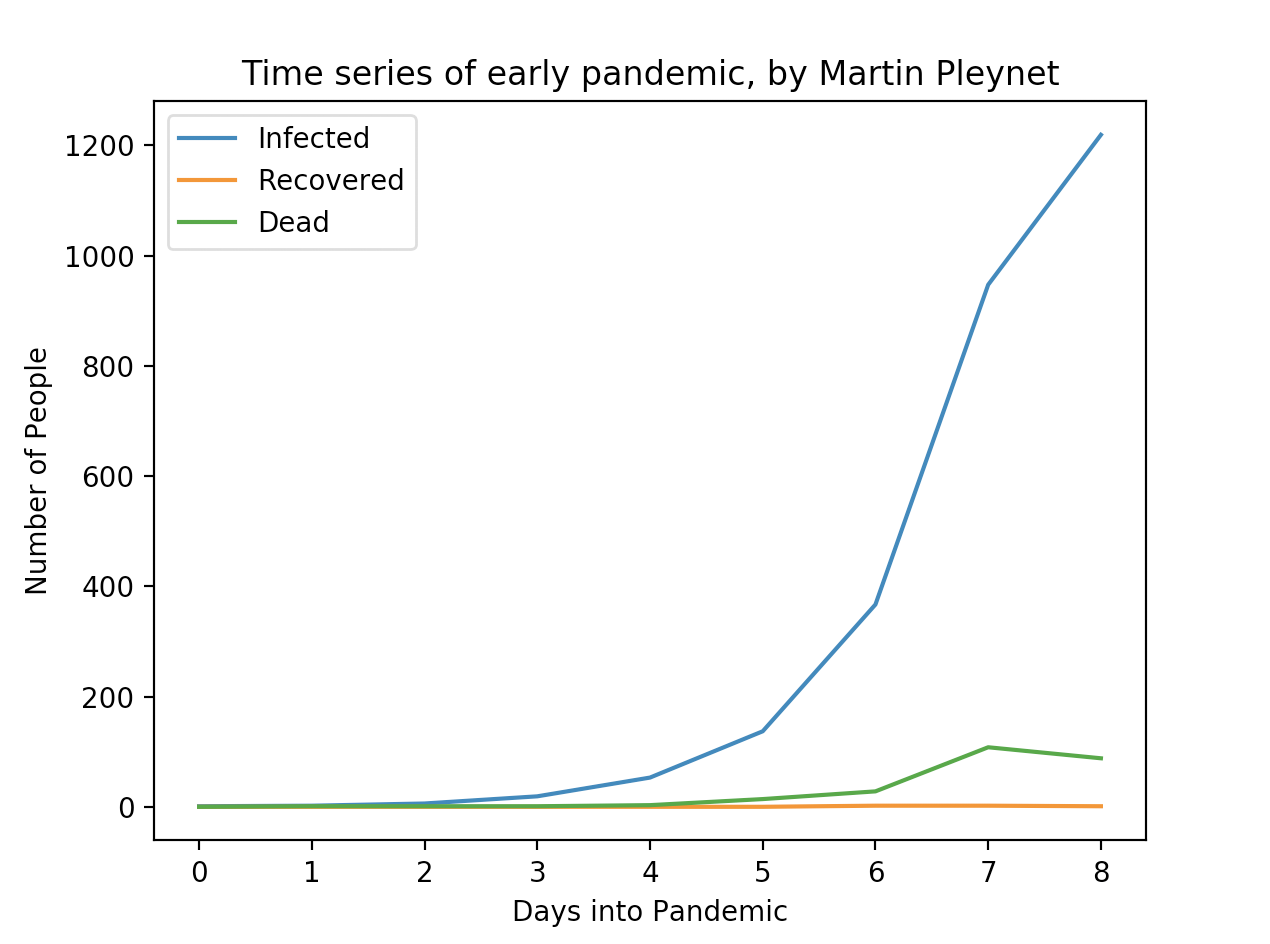

Source code (Python):
# Name: Martin Pleynet

import doctest
from datetime import datetime
import numpy
import matplotlib.pyplot as plt
NAME = 'Martin Pleynet'

def date_diff(date1, date2):
    """ (str, str) -> int

    Returns how many days apart the two dates are, as an integer

    >>> date_diff('2019-10-31', '2019-11-2')
    2
    >>> date_diff('2019-12-12', '2019-12-06')
    -6
    """
    # convert date1 and date2 to correct datetime format
    date1 = datetime.strptime(date1, '%Y-%m-%d')
    date2 = datetime.strptime(date2, '%Y-%m-%d')
    # find the difference in between date1 and date2
    difference = date2 - date1
    # access days
    return difference.days


def get_age(date1, date2):
    """ (str, str) -> int

    Returns how many complete years apart the two dates are, as an integer

    >>> get_age('2018-10-31', '2019-11-2')
    1
    >>> get_age('2018-10-31', '2000-11-2')
    -17

    """
    # convert date1 and date2 to correct datetime format
    date1 = datetime.strptime(date1, '%Y-%m-%d')
    date2 = datetime.strptime(date2, '%Y-%m-%d')
    # find the difference in between date1 and date2
    difference = date2 - date1
    # access days then divide to find years
    # cast as an int to find number of years
    return int(difference.days / 365.2425)
    
def stage_three(input_filename, output_filename):
    """ (str, str) -> dict

    Returns a dictionary where the keys are each day of the pandemic

    >>> stage_three('stage_two_copy.tsv', 'stage_three.tsv')
    {0: {'I': 1, 'R': 0, 'D': 0}, 1: {'I': 2, 'R': 0, 'D': 1}, 2: {'I': 5, 'R': 0, 'D': 1}}

    >>> stage_three('long_two.tsv', 'long_three.tsv')
    {0: {'I': 1, 'R': 0, 'D': 0}, 1: {'I': 2, 'R': 0, 'D': 1}, 2: {'I': 6, 'R': 0, 'D': 1}, 3: {'I': 19, 'R': 0, 'D': 1}, 4: {'I': 53, 'R': 0, 'D': 3}, 5: {'I': 137, 'R': 0, 'D': 14}, 6: {'I': 367, 'R': 2, 'D': 28}, 7: {'I': 947, 'R': 2, 'D': 108}, 8: {'I': 1219, 'R': 1, 'D': 88}}
    
    """
    # create an empty dict
    days_dict = {}
    
    f = open(input_filename, 'r')
    n = open(output_filename, 'w', encoding = 'utf-8')

    f.seek(0)
    # read lines in input file
    content = f.readlines()
    # split first row to isolate specific columns
    first_row = content[0].split('\t')
    # isolate index date
    INDEX_DATE = first_row[2]

    # iterate through all the lines in the file
    for i in range(len(content)):
        new_row = content[i].split('\t')
        
        # change entry date to date_diff 
        new_row[2] = date_diff(INDEX_DATE, new_row[2])
        
        # change date of birth to age of patient
        new_row[3] = get_age(new_row[3], INDEX_DATE)
        
        # replace patient status wih appropraite letter
        if new_row[6][0].upper() == 'M':
            new_row[6] = 'D'
        else:
            new_row[6] = new_row[6][0].upper()

        # creating dictionary with keys as pandemic day number
        if new_row[2] in days_dict:
            days_dict[new_row[2]][new_row[6]] += 1
        else:
            days_dict[new_row[2]] = {'I': 0, 'R': 0, 'D': 0}
            days_dict[new_row[2]][new_row[6]] += 1

        # write to file column by column for each line
        for j in range(len(new_row)):
            n.write(str(new_row[j]))
            if j != 8:
                n.write('\t')
    
    f.close()
    n.close()

    # return dictionary with each day of the pandemic as a key
    return days_dict


def plot_time_series(d):
    """ (dict) -> list

    Returns a list of lists, where each sublist represents each
    day of the pandemic

    >>> #d = stage_three('stage_two_copy.tsv', 'stage_three_copy.tsv')
    >>> #plot_time_series(d)
    >>> d = stage_three('long_two.tsv', 'long_three.tsv')
    >>> plot_time_series(d)
    [[1, 0, 0], [2, 0, 1], [6, 0, 1], [19, 0, 1], [53, 0, 3], [137, 0, 14], [367, 2, 28], [947, 2, 108], [1219, 1, 88]]
    
    """
    # initialize empty list
    pandemic_list = []
    # create each value dictionary in d to a list 
    for key in d:
        pandemic_list.append(list(d[key].values()))

    # plot the list and label graph
    plt.plot(pandemic_list)
    plt.legend(['Infected', 'Recovered', 'Dead'])
    plt.title("Time series of early pandemic, by " + NAME)
    plt.xlabel("Days into Pandemic")
    plt.ylabel("Number of People")
    #plt.show()
    plt.savefig("time_series.png")

    # returns a list of lists in the order Infected, Recovered, Dead
    return pandemic_list

if __name__ == '__main__':
    doctest.testmod()
